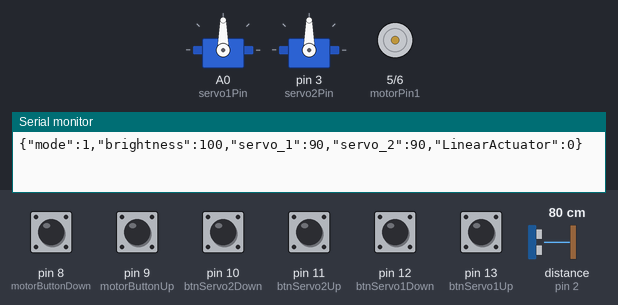
The sketch below on a simulated Arduino Uno, built with avr-gcc and run on an emulated ATmega328P. Shown: 2 × servo, motor-driver pin pairs drawn as motors (green arrow = first pin HIGH = forward, orange = second pin HIGH = backward, longer = more drive), the last lines printed to the serial monitor. Wiring (inferred from the names in the program): ultrasonic range finder: trigger pin 7; echo pin 2. The inputs (shaded band) are chosen by the test bench; at power-on: pin 8 (motorButtonDown), pin 9 (motorButtonUp), pin 10 (btnServo2Down), pin 11 (btnServo2Up), pin 12 (btnServo1Down), pin 13 (btnServo1Up) LOW, distance to the obstacle (sensor on pin 2) 80 cm. The echo pulse lasts 58.3 µs per cm.

Above: at 3.2 s.
3.3 s: pin 8 (motorButtonDown) pulled HIGH for 0.15 s
At 4.6 s:
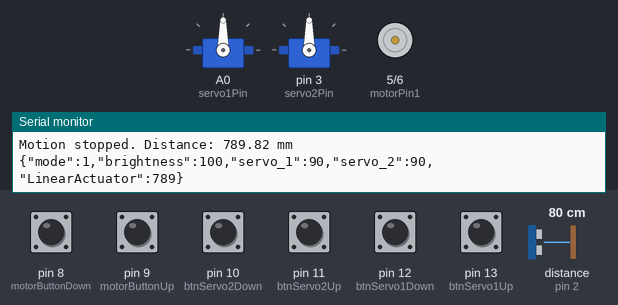
4.9 s: pin 9 (motorButtonUp) pulled HIGH for 0.15 s
At 4.99 s:
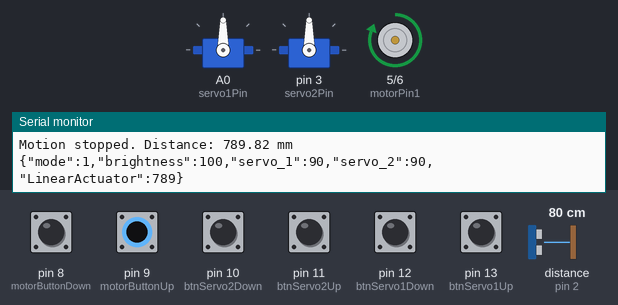
6.5 s: pin 10 (btnServo2Down) pulled HIGH for 1 s
At 8.3 s:
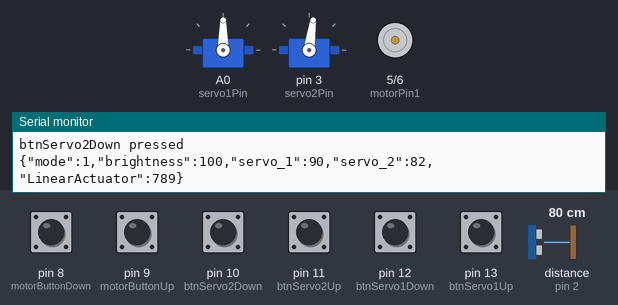
9.0 s: pin 10 (btnServo2Down) pulled HIGH for 1 s
At 11.1 s:
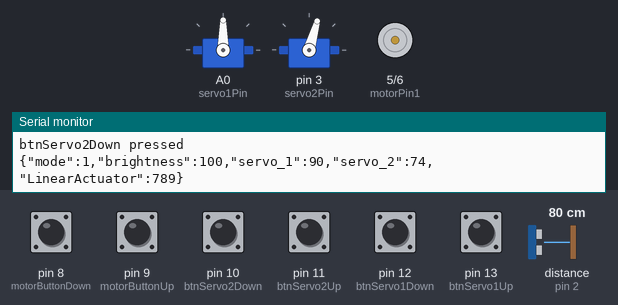
11.5 s: pin 8 (motorButtonDown) pulled HIGH for 1 s
At 12.3 s:
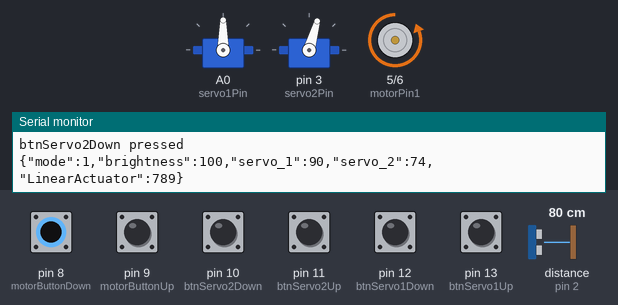
14.0 s: pin 9 (motorButtonUp) pulled HIGH for 1 s
At 14.8 s:
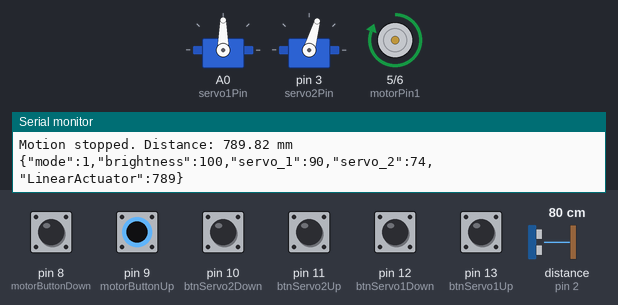
Timing chart, 0 to 17.0 s (numbered marks = the images above; inputs shaded):
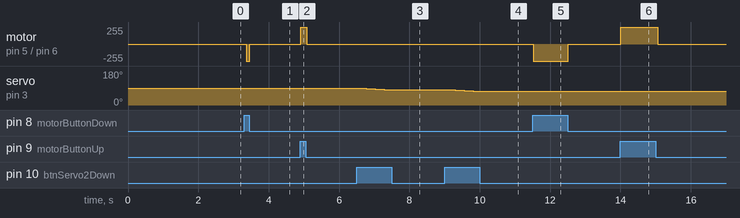

Measured:
- after the input at 3.3 s, motor on pin 5 (motorPin1) / pin 6 (motorPin2): stopped → backward 255/255 after 0.06 s, → stopped 0.11 s later
- after the input at 4.9 s, motor on pin 5 (motorPin1) / pin 6 (motorPin2): stopped → forward 255/255 at once, → stopped 0.17 s later
- after the input at 6.5 s, servo on pin 3 (servo2Pin): 90° → 88° at once, → 86° 0.26 s later, → 84° 0.26 s later, → 82° 0.26 s later
- after the input at 9.0 s, servo on pin 3 (servo2Pin): 82° → 80° at once, → 78° 0.26 s later, → 76° 0.26 s later, → 74° 0.26 s later
- after the input at 11.5 s, motor on pin 5 (motorPin1) / pin 6 (motorPin2): stopped → backward 255/255 at once, → stopped 0.99 s later
- after the input at 14.0 s, motor on pin 5 (motorPin1) / pin 6 (motorPin2): stopped → forward 255/255 at once, → stopped 1.0 s later

The sketch:

dynamic_controller.ino
```cpp
#include <Servo.h>
#include <ArduinoJson.h>

// ----- Data Structure Definition -----
// This structure now contains exactly the fields needed.
struct ModeData {
  uint8_t mode;           // Operating mode (e.g., 1, 2, etc.)
  uint8_t brightness;     // A brightness value (0–255, for example)
  uint8_t servo_1;        // Servo 1 angle (0–180)
  uint8_t servo_2;        // Servo 2 angle (0–180)
  uint16_t LinearActuator;// 16-bit value for the linear actuator (desk height)
};

ModeData data;  // Global instance holding current settings

// ----- Servo Control Variables -----
Servo servo1;
Servo servo2;

#define servo1Pin A0
#define servo2Pin 3

const int btnServo1Up   = 13;
const int btnServo1Down = 12;
const int btnServo2Up   = 11;
const int btnServo2Down = 10;

const int angleStep = 2;  // Step value for manual servo control

// ----- Motor and Ultrasonic Sensor Variables -----
const int motorButtonDown = 8;  // Motor down button (active LOW)
const int motorButtonUp   = 9;  // Motor up button (active LOW)
const int motorPin1       = 5;  // Motor control pin 1
const int motorPin2       = 6;  // Motor control pin 2
const int trigPin         = 7;  // Ultrasonic sensor trigger
const int echoPin         = 2;  // Ultrasonic sensor echo

int currentState = 0;
int lastState = 0;

// ----- Utility: Get Distance from Ultrasonic Sensor -----
float getDistance() {
  digitalWrite(trigPin, LOW);
  delayMicroseconds(2);
  digitalWrite(trigPin, HIGH);
  delayMicroseconds(10);
  digitalWrite(trigPin, LOW);

  long duration = pulseIn(echoPin, HIGH, 30000);
  float distance = duration * 0.034 / 2.0 * 10; // in mm
  return distance;
}

// ----- Function: Pack ModeData into a 6-Byte Buffer -----
// (This is optional and for debugging if you wish to see the binary form.)
void packData(ModeData d, byte buffer[6]) {
  buffer[0] = d.mode;
  buffer[1] = d.brightness;
  buffer[2] = d.servo_1;
  buffer[3] = d.servo_2;
  buffer[4] = (d.LinearActuator >> 8) & 0xFF; // High byte
  buffer[5] = d.LinearActuator & 0xFF;        // Low byte
}

// ----- Function: Send Status via JSON -----
// This sends out the current data using the same field names as our ModeData.
// It will be picked up by the central server and broadcast to all GUIs and Arduino nodes.
void sendStatus() {
  StaticJsonDocument<512> doc;
  doc["mode"] = data.mode;
  doc["brightness"] = data.brightness;
  doc["servo_1"] = data.servo_1;
  doc["servo_2"] = data.servo_2;
  doc["LinearActuator"] = data.LinearActuator;
  serializeJson(doc, Serial);
  Serial.println();
  Serial.flush();
}

// ----- Function: Process Incoming JSON Commands -----
// This function parses an incoming JSON string and updates the ModeData accordingly.
void processCommand(String jsonStr) {
  StaticJsonDocument<200> doc;
  DeserializationError error = deserializeJson(doc, jsonStr);
  if (error) {
    Serial.print("Parse failed: ");
    Serial.println(error.c_str());
    return;
  }
  if (doc.containsKey("mode")) {
    data.mode = doc["mode"];
  }
  if (doc.containsKey("brightness")) {
    data.brightness = doc["brightness"];
  }
  if (doc.containsKey("servo_1")) {
    int newServo1 = doc["servo_1"];
    newServo1 = constrain(newServo1, 0, 180);
    data.servo_1 = newServo1;
    servo1.write(data.servo_1);
  }
  if (doc.containsKey("servo_2")) {
    int newServo2 = doc["servo_2"];
    newServo2 = constrain(newServo2, 0, 180);
    data.servo_2 = newServo2;
    servo2.write(data.servo_2);
  }
  if (doc.containsKey("LinearActuator")) {
    data.LinearActuator = doc["LinearActuator"];
  }
  // After processing, send updated status
  sendStatus();
}

void setup() {
  Serial.begin(9600);
  delay(2000);  // Allow time for the Serial connection to stabilize

  // ----- Initialize Default Values -----
  data.mode = 1;           // For example, mode 1
  data.brightness = 100;   // An arbitrary brightness value
  data.servo_1 = 90;       // Default servo angle 90°
  data.servo_2 = 90;       // Default servo angle 90°
  data.LinearActuator = 0; // Starting actuator value

  // ----- Servo Setup -----
  servo1.attach(servo1Pin);
  servo2.attach(servo2Pin);
  servo1.write(data.servo_1);
  servo2.write(data.servo_2);
  pinMode(btnServo1Up, INPUT);
  pinMode(btnServo1Down, INPUT);
  pinMode(btnServo2Up, INPUT);
  pinMode(btnServo2Down, INPUT);

  // ----- Motor Control Setup -----
  pinMode(motorButtonDown, INPUT);
  pinMode(motorButtonUp, INPUT);
  pinMode(motorPin1, OUTPUT);
  pinMode(motorPin2, OUTPUT);
  digitalWrite(motorPin1, LOW);
  digitalWrite(motorPin2, LOW);

  // ----- Ultrasonic Sensor Setup -----
  pinMode(trigPin, OUTPUT);
  pinMode(echoPin, INPUT);

  // Send the initial status so that the server can pick it up
  sendStatus();
}

void loop() {
  // ----- Serial Command Processing (JSON) -----
  if (Serial.available()) {
    String jsonStr = Serial.readStringUntil('\n');
    if (jsonStr.length() > 0) {
      Serial.print("Received command: ");
      Serial.println(jsonStr);
      processCommand(jsonStr);
    }
  }

  // ----- Manual Servo Control via Buttons -----
  if (digitalRead(btnServo1Up) == HIGH) {
    Serial.println("btnServo1Up pressed");
    data.servo_1 += angleStep;
    data.servo_1 = constrain(data.servo_1, 0, 180);
    servo1.write(data.servo_1);
    sendStatus();
    delay(100);
  }
  if (digitalRead(btnServo1Down) == HIGH) {
    Serial.println("btnServo1Down pressed");
    data.servo_1 -= angleStep;
    data.servo_1 = constrain(data.servo_1, 0, 180);
    servo1.write(data.servo_1);
    sendStatus();
    delay(100);
  }
  if (digitalRead(btnServo2Up) == HIGH) {
    Serial.println("btnServo2Up pressed");
    data.servo_2 += angleStep;
    data.servo_2 = constrain(data.servo_2, 0, 180);
    servo2.write(data.servo_2);
    sendStatus();
    delay(100);
  }
  if (digitalRead(btnServo2Down) == HIGH) {
    Serial.println("btnServo2Down pressed");
    data.servo_2 -= angleStep;
    data.servo_2 = constrain(data.servo_2, 0, 180);
    servo2.write(data.servo_2);
    sendStatus();
    delay(100);
  }

  // ----- Motor Control and Ultrasonic Sensor (for Linear Actuator) -----
  bool downPressed = (digitalRead(motorButtonDown) == LOW);
  bool upPressed   = (digitalRead(motorButtonUp) == LOW);
  float distance = getDistance();

  currentState = 0;
  if (downPressed && !upPressed) {
    digitalWrite(motorPin1, HIGH);
    digitalWrite(motorPin2, LOW);
    currentState = 2;
  }
  else if (upPressed && !downPressed) {
    digitalWrite(motorPin1, LOW);
    digitalWrite(motorPin2, HIGH);
    currentState = 1;
  }
  else {
    digitalWrite(motorPin1, LOW);
    digitalWrite(motorPin2, LOW);
    currentState = 0;
  }

  // When motion stops, update the LinearActuator value from distance
  if ((lastState == 1 || lastState == 2) && currentState == 0) {
    data.LinearActuator = (int)distance;
    Serial.print("Motion stopped. Distance: ");
    Serial.print(distance);
    Serial.println(" mm");
    sendStatus();
  }

  lastState = currentState;

  delay(50);

  // (Optional) You can also pack your data into a binary buffer for debugging:
  /*
  byte buffer[6];
  packData(data, buffer);
  Serial.print("Packed Data: ");
  for (int i = 0; i < 6; i++) {
    if (buffer[i] < 16) Serial.print("0");
    Serial.print(buffer[i], HEX);
    Serial.print(" ");
  }
  Serial.println();
  */
}
```
